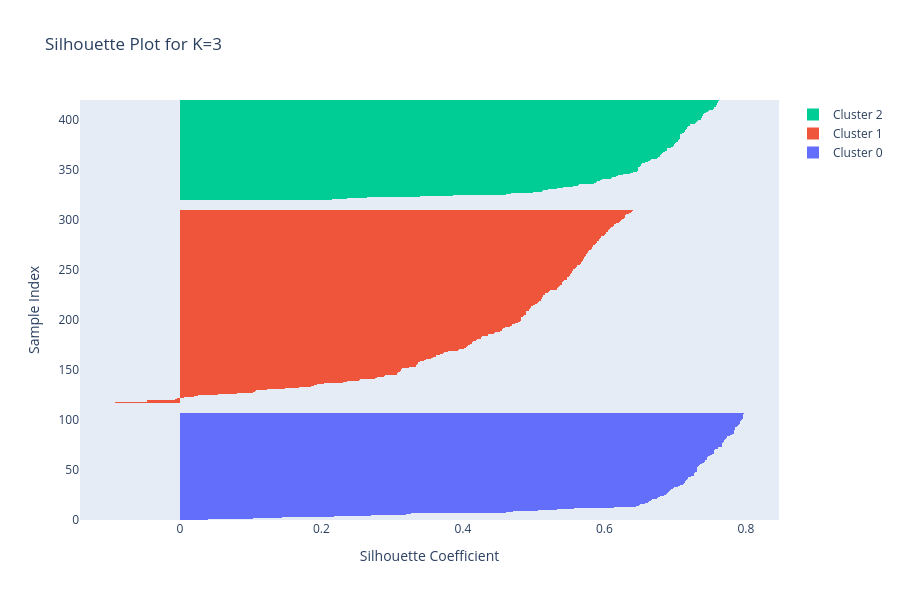

The code cell stored with this chart in its notebook:
### Code cell
from sklearn.metrics import silhouette_samples
import plotly.graph_objects as go

sil_vals = silhouette_samples(X, labels)
y_lower = 0
fig = go.Figure()

for i in range(k):
    # silhouette values for cluster i
    cluster_sil_vals = sil_vals[labels == i]
    cluster_sil_vals.sort()  # sort for visualization
    cluster_size = cluster_sil_vals.shape[0]
    y_upper = y_lower + cluster_size

    fig.add_trace(go.Bar(
        x=cluster_sil_vals,
        y=np.arange(y_lower, y_upper),
        orientation='h',
        name=f'Cluster {i}',
        marker=dict(line=dict(width=0))
    ))

    y_lower = y_upper + 10  # add gap between clusters

    # Layout
fig.update_layout(
    title=f"Silhouette Plot for K=3",
    xaxis_title="Silhouette Coefficient",
    yaxis_title="Sample Index",
    barmode='stack',
    width=900,
    height=600,
    showlegend=True
)

fig.show()
